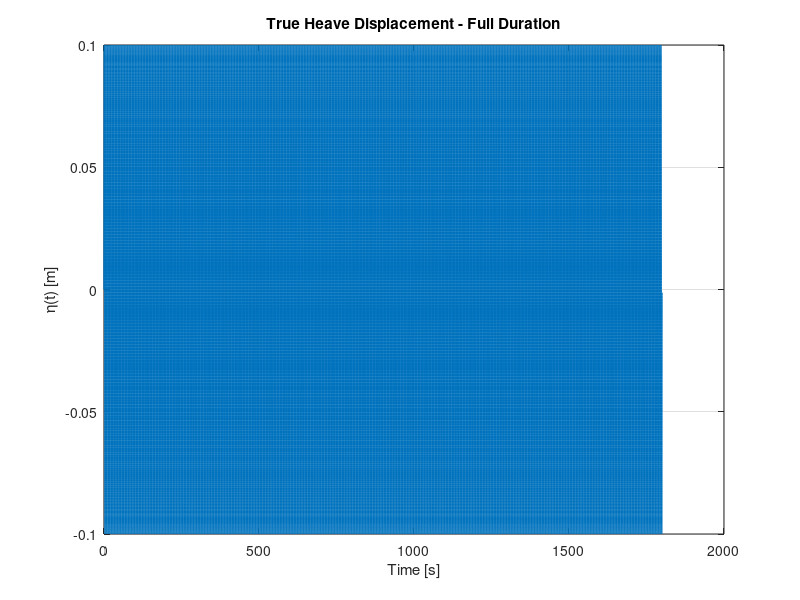
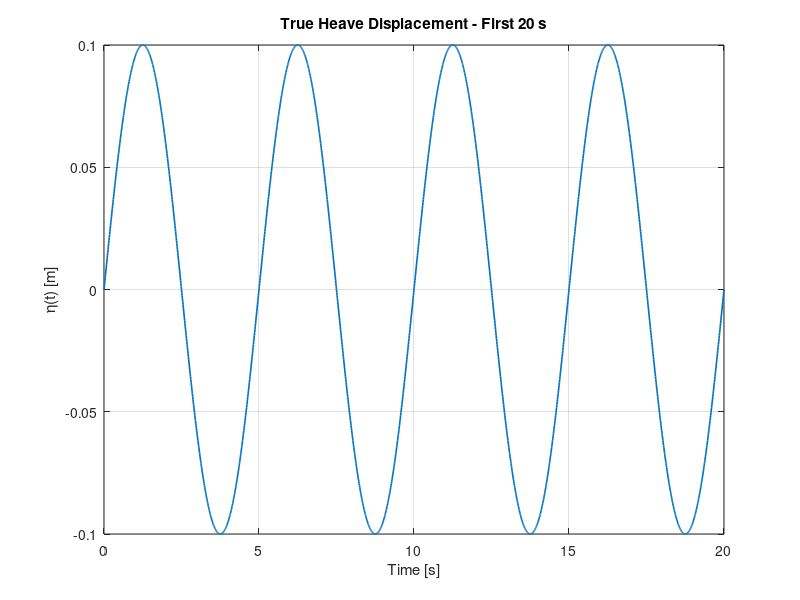
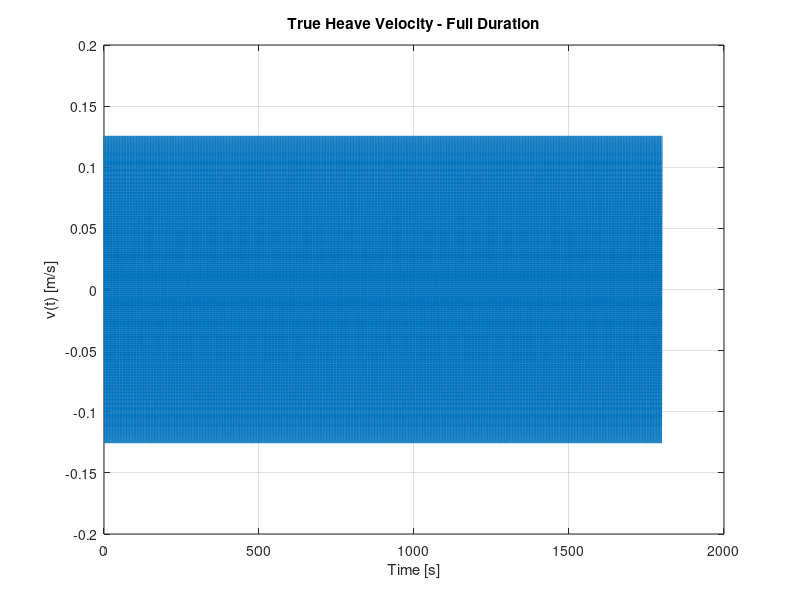
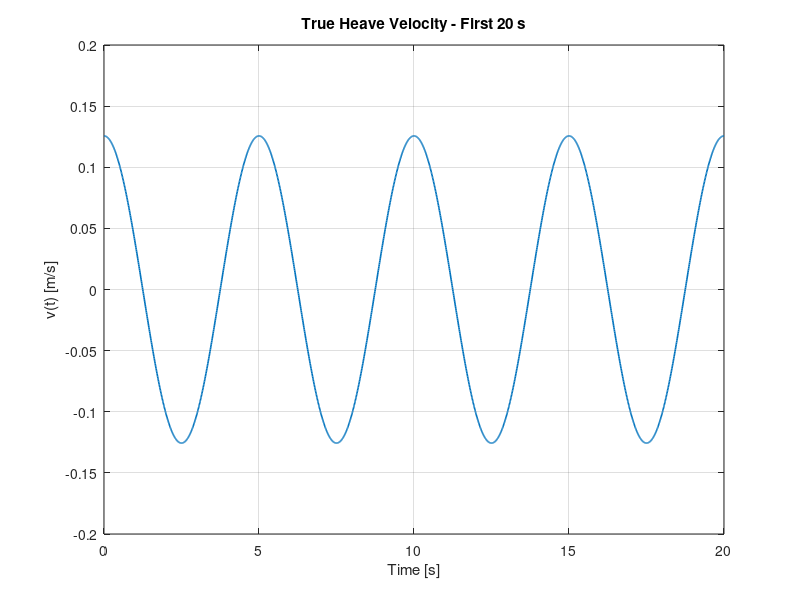

The MATLAB source for these figures, in order: (Note: this script raises an error after producing the figures.)
%% IMU Heave Simulation - Step 1
% Purpose:
% Create the simulation time vector and the true heave motion:
% displacement eta(t), velocity v(t), and acceleration a(t)

clear; clc; close all;

%% Simulation settings
fs = 100;                  % Sampling frequency [Hz]
Ts = 1/fs;                 % Sampling period [s]
T_total = 30*60;           % Total simulation time [s] = 30 minutes
t = (0:Ts:T_total-Ts)';    % Time vector [s]

%% True heave motion parameters
A = 0.10;                  % Heave amplitude [m]
f0 = 0.20;                 % Wave frequency [Hz]
phi = 0;                   % Phase [rad]

%% True heave motion
eta = A*sin(2*pi*f0*t + phi);                 % Displacement [m]
v   = 2*pi*f0*A*cos(2*pi*f0*t + phi);         % Velocity [m/s]
a   = -(2*pi*f0)^2*A*sin(2*pi*f0*t + phi);    % Acceleration [m/s^2]

%% Plot true motion
t_zoom_end = 20;                          % zoom window [s]
idx_zoom = t <= t_zoom_end;

figure;
plot(t, eta, 'LineWidth', 1.0);
grid on;
xlabel('Time [s]');
ylabel('\eta(t) [m]');
title('True Heave Displacement - Full Duration');

figure;
plot(t(idx_zoom), eta(idx_zoom), 'LineWidth', 1.2);
grid on;
xlabel('Time [s]');
ylabel('\eta(t) [m]');
title('True Heave Displacement - First 20 s');

figure;
plot(t, v, 'LineWidth', 1.0);
grid on;
xlabel('Time [s]');
ylabel('v(t) [m/s]');
title('True Heave Velocity - Full Duration');

figure;
plot(t(idx_zoom), v(idx_zoom), 'LineWidth', 1.2);
grid on;
xlabel('Time [s]');
ylabel('v(t) [m/s]');
title('True Heave Velocity - First 20 s');

figure;
plot(t, a, 'LineWidth', 1.0);
grid on;
xlabel('Time [s]');
ylabel('a(t) [m/s^2]');
title('True Heave Acceleration - Full Duration');

figure;
plot(t(idx_zoom), a(idx_zoom), 'LineWidth', 1.2);
grid on;
xlabel('Time [s]');
ylabel('a(t) [m/s^2]');
title('True Heave Acceleration - First 20 s');

%% Ideal IMU outputs for heave-only motion
% Heave-only assumptions:
% - no roll, pitch, or yaw
% - body frame stays aligned with navigation frame
% - accelerometer measures specific force
% - gyroscope measures angular rate

g = 9.81;    % gravitational acceleration [m/s^2]

% Ideal accelerometer output [m/s^2]
% ax = 0, ay = 0, az = g + true heave acceleration
accel_ideal_x = zeros(size(t));
accel_ideal_y = zeros(size(t));
accel_ideal_z = g + a;

% Ideal gyroscope output [rad/s]
gyro_ideal_x = zeros(size(t));
gyro_ideal_y = zeros(size(t));
gyro_ideal_z = zeros(size(t));

%% Plot ideal IMU outputs - first 20 s
figure;
plot(t(idx_zoom), accel_ideal_x(idx_zoom), 'LineWidth', 1.2); hold on;
plot(t(idx_zoom), accel_ideal_y(idx_zoom), 'LineWidth', 1.2);
plot(t(idx_zoom), accel_ideal_z(idx_zoom), 'LineWidth', 1.2);
grid on;
xlabel('Time [s]');
ylabel('Acceleration [m/s^2]');
title('Ideal Accelerometer Output - First 20 s');
legend('a_x', 'a_y', 'a_z', 'Location', 'best');

figure;
plot(t(idx_zoom), gyro_ideal_x(idx_zoom), 'LineWidth', 1.2); hold on;
plot(t(idx_zoom), gyro_ideal_y(idx_zoom), 'LineWidth', 1.2);
plot(t(idx_zoom), gyro_ideal_z(idx_zoom), 'LineWidth', 1.2);
grid on;
xlabel('Time [s]');
ylabel('Angular Rate [rad/s]');
title('Ideal Gyroscope Output - First 20 s');
legend('\omega_x', '\omega_y', '\omega_z', 'Location', 'best');

%% Add constant sensor bias
% Modelling choice for now:
% - constant bias on each accelerometer axis
% - constant bias on each gyroscope axis

% Accelerometer bias [m/s^2]
b_ax = 0.02;
b_ay = -0.01;
b_az = 0.03;

% Gyroscope bias [rad/s]
b_gx = 0.005;
b_gy = -0.003;
b_gz = 0.002;

% Biased accelerometer signals
accel_bias_x = accel_ideal_x + b_ax;
accel_bias_y = accel_ideal_y + b_ay;
accel_bias_z = accel_ideal_z + b_az;

% Biased gyroscope signals
gyro_bias_x = gyro_ideal_x + b_gx;
gyro_bias_y = gyro_ideal_y + b_gy;
gyro_bias_z = gyro_ideal_z + b_gz;

%% Plot biased accelerometer output - first 20 s
figure;
subplot(3,1,1);
plot(t(idx_zoom), accel_bias_x(idx_zoom), 'LineWidth', 1.2);
grid on;
ylabel('a_x [m/s^2]');
title('Biased Accelerometer Output - First 20 s');

subplot(3,1,2);
plot(t(idx_zoom), accel_bias_y(idx_zoom), 'LineWidth', 1.2);
grid on;
ylabel('a_y [m/s^2]');

subplot(3,1,3);
plot(t(idx_zoom), accel_bias_z(idx_zoom), 'LineWidth', 1.2);
grid on;
ylabel('a_z [m/s^2]');
xlabel('Time [s]');

%% Plot biased gyroscope output - first 20 s
figure;
subplot(3,1,1);
plot(t(idx_zoom), gyro_bias_x(idx_zoom), 'LineWidth', 1.2);
grid on;
ylabel('\omega_x [rad/s]');
title('Biased Gyroscope Output - First 20 s');

subplot(3,1,2);
plot(t(idx_zoom), gyro_bias_y(idx_zoom), 'LineWidth', 1.2);
grid on;
ylabel('\omega_y [rad/s]');

subplot(3,1,3);
plot(t(idx_zoom), gyro_bias_z(idx_zoom), 'LineWidth', 1.2);
grid on;
ylabel('\omega_z [rad/s]');
xlabel('Time [s]');

%% Add white Gaussian noise
% Modelling choice for now:
% - zero-mean
% - white
% - Gaussian
% - independent on each axis

rng(1);   % for repeatability

% Accelerometer noise standard deviation [m/s^2]
sigma_ax = 0.01;
sigma_ay = 0.01;
sigma_az = 0.01;

% Gyroscope noise standard deviation [rad/s]
sigma_gx = 0.002;
sigma_gy = 0.002;
sigma_gz = 0.002;

% Generate accelerometer noise
n_ax = sigma_ax * randn(size(t));
n_ay = sigma_ay * randn(size(t));
n_az = sigma_az * randn(size(t));

% Generate gyroscope noise
n_gx = sigma_gx * randn(size(t));
n_gy = sigma_gy * randn(size(t));
n_gz = sigma_gz * randn(size(t));

% Noisy accelerometer signals
accel_noisy_x = accel_bias_x + n_ax;
accel_noisy_y = accel_bias_y + n_ay;
accel_noisy_z = accel_bias_z + n_az;

% Noisy gyroscope signals
gyro_noisy_x = gyro_bias_x + n_gx;
gyro_noisy_y = gyro_bias_y + n_gy;
gyro_noisy_z = gyro_bias_z + n_gz;

%% Plot noisy accelerometer output - first 20 s
figure;
subplot(3,1,1);
plot(t(idx_zoom), accel_noisy_x(idx_zoom), 'LineWidth', 1.0);
grid on;
ylabel('a_x [m/s^2]');
title('Noisy Accelerometer Output - First 20 s');

subplot(3,1,2);
plot(t(idx_zoom), accel_noisy_y(idx_zoom), 'LineWidth', 1.0);
grid on;
ylabel('a_y [m/s^2]');

subplot(3,1,3);
plot(t(idx_zoom), accel_noisy_z(idx_zoom), 'LineWidth', 1.0);
grid on;
ylabel('a_z [m/s^2]');
xlabel('Time [s]');

%% Plot noisy gyroscope output - first 20 s
figure;
subplot(3,1,1);
plot(t(idx_zoom), gyro_noisy_x(idx_zoom), 'LineWidth', 1.0);
grid on;
ylabel('\omega_x [rad/s]');
title('Noisy Gyroscope Output - First 20 s');

subplot(3,1,2);
plot(t(idx_zoom), gyro_noisy_y(idx_zoom), 'LineWidth', 1.0);
grid on;
ylabel('\omega_y [rad/s]');

subplot(3,1,3);
plot(t(idx_zoom), gyro_noisy_z(idx_zoom), 'LineWidth', 1.0);
grid on;
ylabel('\omega_z [rad/s]');
xlabel('Time [s]');

%% Apply first-order low-pass filter
% For now, use a simple first-order equivalent LPF.
% These cutoffs are temporary debugging values, not final MPU6050 settings.

fc_accel = 5;      % accelerometer LPF cutoff [Hz]
fc_gyro  = 5;      % gyroscope LPF cutoff [Hz]

alpha_accel = exp(-2*pi*fc_accel*Ts);
alpha_gyro  = exp(-2*pi*fc_gyro*Ts);

% Preallocate filtered signals
accel_filt_x = zeros(size(t));
accel_filt_y = zeros(size(t));
accel_filt_z = zeros(size(t));

gyro_filt_x = zeros(size(t));
gyro_filt_y = zeros(size(t));
gyro_filt_z = zeros(size(t));

% Initial conditions
accel_filt_x(1) = accel_noisy_x(1);
accel_filt_y(1) = accel_noisy_y(1);
accel_filt_z(1) = accel_noisy_z(1);

gyro_filt_x(1) = gyro_noisy_x(1);
gyro_filt_y(1) = gyro_noisy_y(1);
gyro_filt_z(1) = gyro_noisy_z(1);

% Recursive filtering
for k = 2:length(t)
    accel_filt_x(k) = alpha_accel*accel_filt_x(k-1) + (1-alpha_accel)*accel_noisy_x(k);
    accel_filt_y(k) = alpha_accel*accel_filt_y(k-1) + (1-alpha_accel)*accel_noisy_y(k);
    accel_filt_z(k) = alpha_accel*accel_filt_z(k-1) + (1-alpha_accel)*accel_noisy_z(k);

    gyro_filt_x(k) = alpha_gyro*gyro_filt_x(k-1) + (1-alpha_gyro)*gyro_noisy_x(k);
    gyro_filt_y(k) = alpha_gyro*gyro_filt_y(k-1) + (1-alpha_gyro)*gyro_noisy_y(k);
    gyro_filt_z(k) = alpha_gyro*gyro_filt_z(k-1) + (1-alpha_gyro)*gyro_noisy_z(k);
end

%% Plot filtered vs noisy signals - first 20 s
figure;
subplot(2,1,1);
plot(t(idx_zoom), accel_noisy_z(idx_zoom), 'LineWidth', 0.8); hold on;
plot(t(idx_zoom), accel_filt_z(idx_zoom), 'LineWidth', 1.4);
grid on;
ylabel('a_z [m/s^2]');
title('Accelerometer Z-Axis: Noisy vs Filtered');
legend('Noisy', 'Filtered', 'Location', 'best');

subplot(2,1,2);
plot(t(idx_zoom), gyro_noisy_x(idx_zoom), 'LineWidth', 0.8); hold on;
plot(t(idx_zoom), gyro_filt_x(idx_zoom), 'LineWidth', 1.4);
grid on;
xlabel('Time [s]');
ylabel('\omega_x [rad/s]');
title('Gyroscope X-Axis: Noisy vs Filtered');
legend('Noisy', 'Filtered', 'Location', 'best');

%% Plot filtered accelerometer outputs - first 20 s
figure;
subplot(3,1,1);
plot(t(idx_zoom), accel_filt_x(idx_zoom), 'LineWidth', 1.1);
grid on;
ylabel('a_x [m/s^2]');
title('Filtered Accelerometer Output - First 20 s');

subplot(3,1,2);
plot(t(idx_zoom), accel_filt_y(idx_zoom), 'LineWidth', 1.1);
grid on;
ylabel('a_y [m/s^2]');

subplot(3,1,3);
plot(t(idx_zoom), accel_filt_z(idx_zoom), 'LineWidth', 1.1);
grid on;
ylabel('a_z [m/s^2]');
xlabel('Time [s]');

%% Plot filtered gyroscope outputs - first 20 s
figure;
subplot(3,1,1);
plot(t(idx_zoom), gyro_filt_x(idx_zoom), 'LineWidth', 1.1);
grid on;
ylabel('\omega_x [rad/s]');
title('Filtered Gyroscope Output - First 20 s');

subplot(3,1,2);
plot(t(idx_zoom), gyro_filt_y(idx_zoom), 'LineWidth', 1.1);
grid on;
ylabel('\omega_y [rad/s]');

subplot(3,1,3);
plot(t(idx_zoom), gyro_filt_z(idx_zoom), 'LineWidth', 1.1);
grid on;
ylabel('\omega_z [rad/s]');
xlabel('Time [s]');

%% Apply saturation using chosen full-scale ranges
% Chosen ranges for this simulation:
% Accelerometer: +/-4 g
% Gyroscope: +/-250 deg/s

accel_fs_g = 4;                    % accelerometer full-scale [g]
gyro_fs_dps = 250;                 % gyroscope full-scale [deg/s]

accel_limit = accel_fs_g * g;      % accelerometer saturation limit [m/s^2]
gyro_limit  = deg2rad(gyro_fs_dps);% gyroscope saturation limit [rad/s]

% Saturated accelerometer signals
accel_sat_x = min(max(accel_filt_x, -accel_limit), accel_limit);
accel_sat_y = min(max(accel_filt_y, -accel_limit), accel_limit);
accel_sat_z = min(max(accel_filt_z, -accel_limit), accel_limit);

% Saturated gyroscope signals
gyro_sat_x = min(max(gyro_filt_x, -gyro_limit), gyro_limit);
gyro_sat_y = min(max(gyro_filt_y, -gyro_limit), gyro_limit);
gyro_sat_z = min(max(gyro_filt_z, -gyro_limit), gyro_limit);

%% Plot saturated outputs - first 20 s
figure;
subplot(3,1,1);
plot(t(idx_zoom), accel_sat_x(idx_zoom), 'LineWidth', 1.1);
grid on;
ylabel('a_x [m/s^2]');
title('Saturated Accelerometer Output - First 20 s');

subplot(3,1,2);
plot(t(idx_zoom), accel_sat_y(idx_zoom), 'LineWidth', 1.1);
grid on;
ylabel('a_y [m/s^2]');

subplot(3,1,3);
plot(t(idx_zoom), accel_sat_z(idx_zoom), 'LineWidth', 1.1);
grid on;
ylabel('a_z [m/s^2]');
xlabel('Time [s]');

figure;
subplot(3,1,1);
plot(t(idx_zoom), gyro_sat_x(idx_zoom), 'LineWidth', 1.1);
grid on;
ylabel('\omega_x [rad/s]');
title('Saturated Gyroscope Output - First 20 s');

subplot(3,1,2);
plot(t(idx_zoom), gyro_sat_y(idx_zoom), 'LineWidth', 1.1);
grid on;
ylabel('\omega_y [rad/s]');

subplot(3,1,3);
plot(t(idx_zoom), gyro_sat_z(idx_zoom), 'LineWidth', 1.1);
grid on;
ylabel('\omega_z [rad/s]');
xlabel('Time [s]');

%% Check whether any clipping occurred
num_clip_accel = sum(abs(accel_filt_x) >= accel_limit) + ...
                 sum(abs(accel_filt_y) >= accel_limit) + ...
                 sum(abs(accel_filt_z) >= accel_limit);

num_clip_gyro = sum(abs(gyro_filt_x) >= gyro_limit) + ...
                sum(abs(gyro_filt_y) >= gyro_limit) + ...
                sum(abs(gyro_filt_z) >= gyro_limit);

fprintf('Total clipped accelerometer samples: %d\n', num_clip_accel);
fprintf('Total clipped gyroscope samples: %d\n', num_clip_gyro);

%% Quantisation using MPU-6050 sensitivity scale factors
% Datasheet-based sensitivity values for the chosen ranges:
% Accelerometer +/-4 g  -> 8192 LSB/g
% Gyroscope    +/-250 dps -> 131 LSB/(deg/s)

accel_sens_lsb_per_g = 8192;   % [LSB/g]
gyro_sens_lsb_per_dps = 131;   % [LSB/(deg/s)]

% Convert saturated accelerometer signals from m/s^2 to g
accel_sat_x_g = accel_sat_x / g;
accel_sat_y_g = accel_sat_y / g;
accel_sat_z_g = accel_sat_z / g;

% Convert saturated gyroscope signals from rad/s to deg/s
gyro_sat_x_dps = rad2deg(gyro_sat_x);
gyro_sat_y_dps = rad2deg(gyro_sat_y);
gyro_sat_z_dps = rad2deg(gyro_sat_z);

% Quantise to integer sensor counts
accel_counts_x = round(accel_sat_x_g * accel_sens_lsb_per_g);
accel_counts_y = round(accel_sat_y_g * accel_sens_lsb_per_g);
accel_counts_z = round(accel_sat_z_g * accel_sens_lsb_per_g);

gyro_counts_x = round(gyro_sat_x_dps * gyro_sens_lsb_per_dps);
gyro_counts_y = round(gyro_sat_y_dps * gyro_sens_lsb_per_dps);
gyro_counts_z = round(gyro_sat_z_dps * gyro_sens_lsb_per_dps);

% Convert quantised counts back to engineering units
accel_quant_x = (accel_counts_x / accel_sens_lsb_per_g) * g;
accel_quant_y = (accel_counts_y / accel_sens_lsb_per_g) * g;
accel_quant_z = (accel_counts_z / accel_sens_lsb_per_g) * g;

gyro_quant_x = deg2rad(gyro_counts_x / gyro_sens_lsb_per_dps);
gyro_quant_y = deg2rad(gyro_counts_y / gyro_sens_lsb_per_dps);
gyro_quant_z = deg2rad(gyro_counts_z / gyro_sens_lsb_per_dps);

%% Quantisation step sizes
accel_lsb_mps2 = g / accel_sens_lsb_per_g;                 % [m/s^2 per LSB]
gyro_lsb_rps   = deg2rad(1 / gyro_sens_lsb_per_dps);       % [rad/s per LSB]

fprintf('Accelerometer quantisation step: %.6e m/s^2 per LSB\n', accel_lsb_mps2);
fprintf('Gyroscope quantisation step: %.6e rad/s per LSB\n', gyro_lsb_rps);

%% Plot quantised vs saturated signals - first 20 s
figure;
subplot(2,1,1);
plot(t(idx_zoom), accel_sat_z(idx_zoom), 'LineWidth', 1.0); hold on;
plot(t(idx_zoom), accel_quant_z(idx_zoom), 'LineWidth', 1.2);
grid on;
ylabel('a_z [m/s^2]');
title('Accelerometer Z-Axis: Saturated vs Quantised');
legend('Saturated', 'Quantised', 'Location', 'best');

subplot(2,1,2);
plot(t(idx_zoom), gyro_sat_x(idx_zoom), 'LineWidth', 1.0); hold on;
plot(t(idx_zoom), gyro_quant_x(idx_zoom), 'LineWidth', 1.2);
grid on;
xlabel('Time [s]');
ylabel('\omega_x [rad/s]');
title('Gyroscope X-Axis: Saturated vs Quantised');
legend('Saturated', 'Quantised', 'Location', 'best');

%% Plot quantised accelerometer outputs - first 20 s
figure;
subplot(3,1,1);
plot(t(idx_zoom), accel_quant_x(idx_zoom), 'LineWidth', 1.0);
grid on;
ylabel('a_x [m/s^2]');
title('Quantised Accelerometer Output - First 20 s');

subplot(3,1,2);
plot(t(idx_zoom), accel_quant_y(idx_zoom), 'LineWidth', 1.0);
grid on;
ylabel('a_y [m/s^2]');

subplot(3,1,3);
plot(t(idx_zoom), accel_quant_z(idx_zoom), 'LineWidth', 1.0);
grid on;
ylabel('a_z [m/s^2]');
xlabel('Time [s]');

%% Plot quantised gyroscope outputs - first 20 s
figure;
subplot(3,1,1);
plot(t(idx_zoom), gyro_quant_x(idx_zoom), 'LineWidth', 1.0);
grid on;
ylabel('\omega_x [rad/s]');
title('Quantised Gyroscope Output - First 20 s');

subplot(3,1,2);
plot(t(idx_zoom), gyro_quant_y(idx_zoom), 'LineWidth', 1.0);
grid on;
ylabel('\omega_y [rad/s]');

subplot(3,1,3);
plot(t(idx_zoom), gyro_quant_z(idx_zoom), 'LineWidth', 1.0);
grid on;
ylabel('\omega_z [rad/s]');
xlabel('Time [s]');

%% Recover estimated heave acceleration from simulated accelerometer
% Heave-only assumption:
% body frame stays aligned with navigation frame,
% so vertical acceleration estimate is az - g

a_est = accel_quant_z - g;    % estimated heave acceleration [m/s^2]

%% Plot true vs estimated heave acceleration - first 20 s
figure;
plot(t(idx_zoom), a(idx_zoom), 'LineWidth', 1.3); hold on;
plot(t(idx_zoom), a_est(idx_zoom), 'LineWidth', 1.0);
grid on;
xlabel('Time [s]');
ylabel('Acceleration [m/s^2]');
title('True vs Estimated Heave Acceleration - First 20 s');
legend('True a(t)', 'Estimated a_{est}(t)', 'Location', 'best');

%% Plot estimation error - first 20 s
a_err = a_est - a;

figure;
plot(t(idx_zoom), a_err(idx_zoom), 'LineWidth', 1.0);
grid on;
xlabel('Time [s]');
ylabel('Error [m/s^2]');
title('Heave Acceleration Estimation Error - First 20 s');

%% Print basic error statistics
fprintf('Mean acceleration estimation error: %.6e m/s^2\n', mean(a_err));
fprintf('Std acceleration estimation error:  %.6e m/s^2\n', std(a_err));
fprintf('Max abs acceleration error:         %.6e m/s^2\n', max(abs(a_err)));

%% Bias correction of recovered heave acceleration
% For this simulation test, assume the z-axis accelerometer bias is known

a_est_bc = accel_quant_z - g - b_az;   % bias-corrected acceleration estimate

%% Plot true vs bias-corrected estimated acceleration - first 20 s
figure;
plot(t(idx_zoom), a(idx_zoom), 'LineWidth', 1.3); hold on;
plot(t(idx_zoom), a_est_bc(idx_zoom), 'LineWidth', 1.0);
grid on;
xlabel('Time [s]');
ylabel('Acceleration [m/s^2]');
title('True vs Bias-Corrected Heave Acceleration - First 20 s');
legend('True a(t)', 'Bias-corrected a_{est}(t)', 'Location', 'best');

%% Plot bias-corrected estimation error - first 20 s
a_err_bc = a_est_bc - a;

figure;
plot(t(idx_zoom), a_err_bc(idx_zoom), 'LineWidth', 1.0);
grid on;
xlabel('Time [s]');
ylabel('Error [m/s^2]');
title('Bias-Corrected Heave Acceleration Error - First 20 s');

%% Print bias-corrected error statistics
fprintf('Mean bias-corrected acceleration error: %.6e m/s^2\n', mean(a_err_bc));
fprintf('Std bias-corrected acceleration error:  %.6e m/s^2\n', std(a_err_bc));
fprintf('Max abs bias-corrected acceleration error: %.6e m/s^2\n', max(abs(a_err_bc)));

%% PSD of true and recovered heave acceleration using Welch's method
% This is a validation step on acceleration first.
% Later we can move to displacement spectrum / wave spectrum.

% Welch settings (chosen for this simulation)
win_len = 4096;                  % window length [samples]
noverlap = win_len/2;            % 50% overlap
nfft = 8192;                     % FFT length

% Remove any small DC offset before PSD estimation
a_true_psd = detrend(a, 'constant');
a_est_psd  = detrend(a_est_bc, 'constant');

% Welch PSD estimates
[Paa_true, f_psd] = pwelch(a_true_psd, win_len, noverlap, nfft, fs);
[Paa_est,  ~]     = pwelch(a_est_psd,  win_len, noverlap, nfft, fs);

%% Plot PSD comparison
figure;
plot(f_psd, Paa_true, 'LineWidth', 1.4); hold on;
plot(f_psd, Paa_est, 'LineWidth', 1.2);
grid on;
xlabel('Frequency [Hz]');
ylabel('PSD [(m/s^2)^2/Hz]');
title('Acceleration PSD: True vs Bias-Corrected Estimate');
legend('True acceleration PSD', 'Estimated acceleration PSD', 'Location', 'best');
xlim([0 2]);   % focus on low-frequency wave band

%% Find dominant frequency in the low-frequency band
f_min = 0.02;
f_max = 2.0;
idx_band = (f_psd >= f_min) & (f_psd <= f_max);

[~, idx_true_peak_local] = max(Paa_true(idx_band));
[~, idx_est_peak_local]  = max(Paa_est(idx_band));

f_band = f_psd(idx_band);

f_true_peak = f_band(idx_true_peak_local);
f_est_peak  = f_band(idx_est_peak_local);

fprintf('True acceleration PSD peak frequency: %.6f Hz\n', f_true_peak);
fprintf('Estimated acceleration PSD peak frequency: %.6f Hz\n', f_est_peak);

%% Convert acceleration PSD to wave-elevation PSD
% Spectral double integration:
% S_eta(f) = S_a(f) / (2*pi*f)^4
%
% Important:
% avoid division near f = 0 by applying a low-frequency cutoff

f_int_min = 0.05;    % low-frequency cutoff [Hz] for safe division

omega_psd = 2*pi*f_psd;

% True elevation PSD directly from eta(t)
eta_true_psd = detrend(eta, 'constant');
[See_true, f_eta] = pwelch(eta_true_psd, win_len, noverlap, nfft, fs);

% Estimated elevation PSD from bias-corrected acceleration PSD
See_est = zeros(size(Paa_est));

idx_valid = f_psd >= f_int_min;
See_est(idx_valid) = Paa_est(idx_valid) ./ (omega_psd(idx_valid).^4);

%% Plot true vs estimated wave-elevation PSD
figure;
plot(f_eta, See_true, 'LineWidth', 1.4); hold on;
plot(f_psd, See_est, 'LineWidth', 1.2);
grid on;
xlabel('Frequency [Hz]');
ylabel('PSD [m^2/Hz]');
title('Wave Elevation PSD: True vs Estimated from Acceleration');
legend('True elevation PSD', 'Estimated elevation PSD', 'Location', 'best');
xlim([0 1]);

%% Find dominant frequency in the valid wave band
f_wave_min = 0.05;
f_wave_max = 1.0;

idx_wave = (f_eta >= f_wave_min) & (f_eta <= f_wave_max);
idx_wave_est = (f_psd >= f_wave_min) & (f_psd <= f_wave_max);

[~, idx_true_eta_peak_local] = max(See_true(idx_wave));
[~, idx_est_eta_peak_local]  = max(See_est(idx_wave_est));

f_true_eta_band = f_eta(idx_wave);
f_est_eta_band  = f_psd(idx_wave_est);

f_true_eta_peak = f_true_eta_band(idx_true_eta_peak_local);
f_est_eta_peak  = f_est_eta_band(idx_est_eta_peak_local);

fprintf('True elevation PSD peak frequency: %.6f Hz\n', f_true_eta_peak);
fprintf('Estimated elevation PSD peak frequency: %.6f Hz\n', f_est_eta_peak);

%% Compute wave parameters from the elevation PSD
% Use the same valid wave band for both true and estimated spectra

f_param_min = 0.05;
f_param_max = 1.0;

idx_true_band = (f_eta >= f_param_min) & (f_eta <= f_param_max);
idx_est_band  = (f_psd >= f_param_min) & (f_psd <= f_param_max);

f_true_band = f_eta(idx_true_band);
f_est_band  = f_psd(idx_est_band);

See_true_band = See_true(idx_true_band);
See_est_band  = See_est(idx_est_band);

% Spectral moments for true spectrum
m0_true = trapz(f_true_band, See_true_band);
m1_true = trapz(f_true_band, f_true_band .* See_true_band);
m2_true = trapz(f_true_band, (f_true_band.^2) .* See_true_band);

% Spectral moments for estimated spectrum
m0_est = trapz(f_est_band, See_est_band);
m1_est = trapz(f_est_band, f_est_band .* See_est_band);
m2_est = trapz(f_est_band, (f_est_band.^2) .* See_est_band);

% Peak frequency and peak period
[~, idx_pk_true] = max(See_true_band);
[~, idx_pk_est]  = max(See_est_band);

fp_true = f_true_band(idx_pk_true);
fp_est  = f_est_band(idx_pk_est);

Tp_true = 1 / fp_true;
Tp_est  = 1 / fp_est;

% Derived wave parameters
Hm0_true  = 4 * sqrt(m0_true);
Hm0_est   = 4 * sqrt(m0_est);

Tm01_true = m0_true / m1_true;
Tm01_est  = m0_est / m1_est;

Tm02_true = sqrt(m0_true / m2_true);
Tm02_est  = sqrt(m0_est / m2_est);

%% Print wave parameters
fprintf('\n--- True spectrum wave parameters ---\n');
fprintf('m0   = %.6e m^2\n', m0_true);
fprintf('Hm0  = %.6f m\n', Hm0_true);
fprintf('fp   = %.6f Hz\n', fp_true);
fprintf('Tp   = %.6f s\n', Tp_true);
fprintf('Tm01 = %.6f s\n', Tm01_true);
fprintf('Tm02 = %.6f s\n', Tm02_true);

fprintf('\n--- Estimated spectrum wave parameters ---\n');
fprintf('m0   = %.6e m^2\n', m0_est);
fprintf('Hm0  = %.6f m\n', Hm0_est);
fprintf('fp   = %.6f Hz\n', fp_est);
fprintf('Tp   = %.6f s\n', Tp_est);
fprintf('Tm01 = %.6f s\n', Tm01_est);
fprintf('Tm02 = %.6f s\n', Tm02_est);
